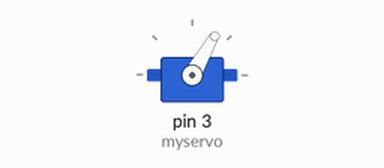
Bench run of a sketch on a simulated Arduino Uno, built with avr-gcc and run on an emulated ATmega328P. Parts: servo.

Above: at 10.81 s.
At 81.3 s:
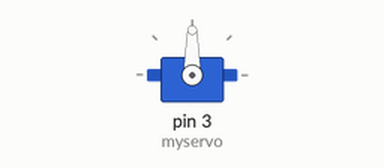
Timing chart, 0 to 121.2 s (numbered marks = the images above):
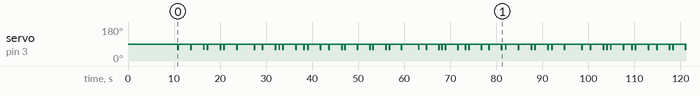

The sketch:

Bold_Over_1.ino
```cpp
/***********************************************
* name:Servo
* function:you can see the servo motor rotate 90 degrees (rotate once every 15 degrees).
* And then rotate in the opposite direction.
************************************************/
//Email: support@sunfounder.com
//Website: www.sunfounder.com

#include <Servo.h>
/************************************************/
Servo myservo;//create servo object to control a servo
/************************************************/
void setup()
{
  myservo.attach(3);//attachs the servo on pin 9 to servo object
  myservo.write(90);//back to 0 degrees
  delay(10000);//wait for a second

   // 1. omgang 4 x tid start


 myservo.write(90);//goes to 15 degrees
  delay(800);//wait for a second
  myservo.write(60);//goes to 30 degrees
  delay(100);//wait for a second.33
  myservo.write(90);//goes to 45 degrees
  delay(2700);//wait for a second.33
  myservo.write(60);//goes to 60 degrees
  delay(100);//wait for a second.33
  myservo.write(90);//goes to 75 degrees
  delay(2700);//wait for a second.33
  myservo.write(60);//goes to 90 degrees
  delay(100);//wait for a second
  myservo.write(90);//back to 75 degrees
  delay(700);//wait for a second.33
  myservo.write(60);//back to 60 degrees
  delay(100);//wait for a second.33
  myservo.write(90);//back to 45 degrees
  delay(2700);//wait for a second.33
  myservo.write(60);//back to 30 degrees
  delay(100);//wait for a second.33
  myservo.write(90);//back to 15 degrees
  delay(700);//wait for a second
  myservo.write(60);//back to 0 degrees
  delay(100);//wait for a second


// 1. omgang tempo 4

 myservo.write(90);//goes to 15 degrees
  delay(2700);//wait for a second
  myservo.write(60);//goes to 30 degrees
  delay(100);//wait for a second.33
  myservo.write(90);//goes to 45 degrees
  delay(3700);//wait for a second.33
  myservo.write(60);//goes to 60 degrees
  delay(100);//wait for a second.33
  myservo.write(90);//goes to 75 degrees
  delay(1700);//wait for a second.33
  myservo.write(60);//goes to 90 degrees
  delay(100);//wait for a second
  myservo.write(90);//back to 75 degrees
  delay(2700);//wait for a second.33
  myservo.write(60);//back to 60 degrees
  delay(100);//wait for a second.33
  myservo.write(90);//back to 45 degrees
  delay(700);//wait for a second.33
  myservo.write(60);//back to 30 degrees
  delay(100);//wait for a second.33
  myservo.write(90);//back to 15 degrees
  delay(700);//wait for a second
  myservo.write(60);//back to 0 degrees
  delay(100);//wait for a second

  // 2. omgang tempo 4


 myservo.write(90);//goes to 15 degrees
  delay(2700);//wait for a second
  myservo.write(60);//goes to 30 degrees
  delay(100);//wait for a second.33
  myservo.write(90);//goes to 45 degrees
  delay(1700);//wait for a second.33
  myservo.write(60);//goes to 60 degrees
  delay(100);//wait for a second.33
  myservo.write(90);//goes to 75 degrees
  delay(700);//wait for a second.33
  myservo.write(60);//goes to 90 degrees
  delay(100);//wait for a second
  myservo.write(90);//back to 75 degrees
  delay(2700);//wait for a second.33
  myservo.write(60);//back to 60 degrees
  delay(100);//wait for a second.33
  myservo.write(90);//back to 45 degrees
  delay(1700);//wait for a second.33
  myservo.write(60);//back to 30 degrees
  delay(100);//wait for a second.33
  myservo.write(90);//back to 15 degrees
  delay(2700);//wait for a second
  myservo.write(60);//back to 0 degrees
  delay(100);//wait for a second

  // 3. omgang tempo 4 slut

  // 1. omgang tempo 5 start


myservo.write(90);//goes to 15 degrees
  delay(600);//wait for a second
  myservo.write(60);//goes to 30 degrees
  delay(100);//wait for a second.33
  myservo.write(90);//goes to 45 degrees
  delay(2600);//wait for a second.33
  myservo.write(60);//goes to 60 degrees
  delay(100);//wait for a second.33
  myservo.write(90);//goes to 75 degrees
  delay(2600);//wait for a second.33
  myservo.write(60);//goes to 90 degrees
  delay(100);//wait for a second
  myservo.write(90);//back to 75 degrees
  delay(600);//wait for a second.33
  myservo.write(60);//back to 60 degrees
  delay(100);//wait for a second.33
  myservo.write(90);//back to 45 degrees
  delay(2700);//wait for a second.33
  myservo.write(60);//back to 30 degrees
  delay(100);//wait for a second.33
  myservo.write(90);//back to 15 degrees
  delay(600);//wait for a second
  myservo.write(60);//back to 0 degrees
  delay(100);//wait for a second

// 1. omgang tempo 5.

 myservo.write(90);//goes to 15 degrees
  delay(2600);//wait for a second
  myservo.write(60);//goes to 30 degrees
  delay(100);//wait for a second.33
  myservo.write(90);//goes to 45 degrees
  delay(3600);//wait for a second.33
  myservo.write(60);//goes to 60 degrees
  delay(100);//wait for a second.33
  myservo.write(90);//goes to 75 degrees
  delay(1600);//wait for a second.33
  myservo.write(60);//goes to 90 degrees
  delay(100);//wait for a second
  myservo.write(90);//back to 75 degrees
  delay(2600);//wait for a second.33
  myservo.write(60);//back to 60 degrees
  delay(100);//wait for a second.33
  myservo.write(90);//back to 45 degrees
  delay(600);//wait for a second.33
  myservo.write(60);//back to 30 degrees
  delay(100);//wait for a second.33
  myservo.write(90);//back to 15 degrees
  delay(600);//wait for a second
  myservo.write(60);//back to 0 degrees
  delay(100);//wait for a second

// 2. Omgang tempo 5


 myservo.write(90);//goes to 15 degrees
  delay(2600);//wait for a second
  myservo.write(60);//goes to 30 degrees
  delay(100);//wait for a second.33
  myservo.write(90);//goes to 45 degrees
  delay(1600);//wait for a second.33
  myservo.write(60);//goes to 60 degrees
  delay(100);//wait for a second.33
  myservo.write(90);//goes to 75 degrees
  delay(600);//wait for a second.33
  myservo.write(60);//goes to 90 degrees
  delay(100);//wait for a second
  myservo.write(90);//back to 75 degrees
  delay(2600);//wait for a second.33
  myservo.write(60);//back to 60 degrees
  delay(100);//wait for a second.33
  myservo.write(90);//back to 45 degrees
  delay(1600);//wait for a second.33
  myservo.write(60);//back to 30 degrees
  delay(100);//wait for a second.33
  myservo.write(90);//back to 15 degrees
  delay(2600);//wait for a second
  myservo.write(60);//back to 0 degrees
  delay(100);//wait for a second


// 3. omgang tempo 5


}


/*************************************************/
void loop()
{

 myservo.write(90);//goes to 15 degrees
  delay(800);//wait for a second
  myservo.write(60);//goes to 30 degrees
  delay(100);//wait for a second.33
  myservo.write(90);//goes to 45 degrees
  delay(2700);//wait for a second.33
  myservo.write(60);//goes to 60 degrees
  delay(100);//wait for a second.33
  myservo.write(90);//goes to 75 degrees
  delay(2700);//wait for a second.33
  myservo.write(60);//goes to 90 degrees
  delay(100);//wait for a second
  myservo.write(90);//back to 75 degrees
  delay(700);//wait for a second.33
  myservo.write(60);//back to 60 degrees
  delay(100);//wait for a second.33
  myservo.write(90);//back to 45 degrees
  delay(2700);//wait for a second.33
  myservo.write(60);//back to 30 degrees
  delay(100);//wait for a second.33
  myservo.write(90);//back to 15 degrees
  delay(700);//wait for a second
  myservo.write(60);//back to 0 degrees
  delay(100);//wait for a second


// 1. omgang tempo 4

 myservo.write(90);//goes to 15 degrees
  delay(2700);//wait for a second
  myservo.write(60);//goes to 30 degrees
  delay(100);//wait for a second.33
  myservo.write(90);//goes to 45 degrees
  delay(3700);//wait for a second.33
  myservo.write(60);//goes to 60 degrees
  delay(100);//wait for a second.33
  myservo.write(90);//goes to 75 degrees
  delay(1700);//wait for a second.33
  myservo.write(60);//goes to 90 degrees
  delay(100);//wait for a second
  myservo.write(90);//back to 75 degrees
  delay(2700);//wait for a second.33
  myservo.write(60);//back to 60 degrees
  delay(100);//wait for a second.33
  myservo.write(90);//back to 45 degrees
  delay(700);//wait for a second.33
  myservo.write(60);//back to 30 degrees
  delay(100);//wait for a second.33
  myservo.write(90);//back to 15 degrees
  delay(700);//wait for a second
  myservo.write(60);//back to 0 degrees
  delay(100);//wait for a second

  // 2. omgang tempo 4


 myservo.write(90);//goes to 15 degrees
  delay(2700);//wait for a second
  myservo.write(60);//goes to 30 degrees
  delay(100);//wait for a second.33
  myservo.write(90);//goes to 45 degrees
  delay(1700);//wait for a second.33
  myservo.write(60);//goes to 60 degrees
  delay(100);//wait for a second.33
  myservo.write(90);//goes to 75 degrees
  delay(700);//wait for a second.33
  myservo.write(60);//goes to 90 degrees
  delay(100);//wait for a second
  myservo.write(90);//back to 75 degrees
  delay(2700);//wait for a second.33
  myservo.write(60);//back to 60 degrees
  delay(100);//wait for a second.33
  myservo.write(90);//back to 45 degrees
  delay(1700);//wait for a second.33
  myservo.write(60);//back to 30 degrees
  delay(100);//wait for a second.33
  myservo.write(90);//back to 15 degrees
  delay(2700);//wait for a second
  myservo.write(60);//back to 0 degrees
  delay(100);//wait for a second

  // 3. omgang tempo 4 slut

  // 1. omgang tempo 5 start


myservo.write(90);//goes to 15 degrees
  delay(600);//wait for a second
  myservo.write(60);//goes to 30 degrees
  delay(100);//wait for a second.33
  myservo.write(90);//goes to 45 degrees
  delay(2600);//wait for a second.33
  myservo.write(60);//goes to 60 degrees
  delay(100);//wait for a second.33
  myservo.write(90);//goes to 75 degrees
  delay(2600);//wait for a second.33
  myservo.write(60);//goes to 90 degrees
  delay(100);//wait for a second
  myservo.write(90);//back to 75 degrees
  delay(600);//wait for a second.33
  myservo.write(60);//back to 60 degrees
  delay(100);//wait for a second.33
  myservo.write(90);//back to 45 degrees
  delay(2700);//wait for a second.33
  myservo.write(60);//back to 30 degrees
  delay(100);//wait for a second.33
  myservo.write(90);//back to 15 degrees
  delay(600);//wait for a second
  myservo.write(60);//back to 0 degrees
  delay(100);//wait for a second

// 1. omgang tempo 5.

 myservo.write(90);//goes to 15 degrees
  delay(2600);//wait for a second
  myservo.write(60);//goes to 30 degrees
  delay(100);//wait for a second.33
  myservo.write(90);//goes to 45 degrees
  delay(3600);//wait for a second.33
  myservo.write(60);//goes to 60 degrees
  delay(100);//wait for a second.33
  myservo.write(90);//goes to 75 degrees
  delay(1600);//wait for a second.33
  myservo.write(60);//goes to 90 degrees
  delay(100);//wait for a second
  myservo.write(90);//back to 75 degrees
  delay(2600);//wait for a second.33
  myservo.write(60);//back to 60 degrees
  delay(100);//wait for a second.33
  myservo.write(90);//back to 45 degrees
  delay(600);//wait for a second.33
  myservo.write(60);//back to 30 degrees
  delay(100);//wait for a second.33
  myservo.write(90);//back to 15 degrees
  delay(600);//wait for a second
  myservo.write(60);//back to 0 degrees
  delay(100);//wait for a second

// 2. Omgang tempo 5


 myservo.write(90);//goes to 15 degrees
  delay(2600);//wait for a second
  myservo.write(60);//goes to 30 degrees
  delay(100);//wait for a second.33
  myservo.write(90);//goes to 45 degrees
  delay(1600);//wait for a second.33
  myservo.write(60);//goes to 60 degrees
  delay(100);//wait for a second.33
  myservo.write(90);//goes to 75 degrees
  delay(600);//wait for a second.33
  myservo.write(60);//goes to 90 degrees
  delay(100);//wait for a second
  myservo.write(90);//back to 75 degrees
  delay(2600);//wait for a second.33
  myservo.write(60);//back to 60 degrees
  delay(100);//wait for a second.33
  myservo.write(90);//back to 45 degrees
  delay(1600);//wait for a second.33
  myservo.write(60);//back to 30 degrees
  delay(100);//wait for a second.33
  myservo.write(90);//back to 15 degrees
  delay(2600);//wait for a second
  myservo.write(60);//back to 0 degrees
  delay(100);//wait for a second

}
/**************************************************/
```

Measured:
- by itself, servo on pin 3 (myservo): 90° → 60° at 10.8 s, → 90° 0.10 s later, → 60° 2.7 s later, → 90° 0.10 s later, … (112 changes in this stretch)
